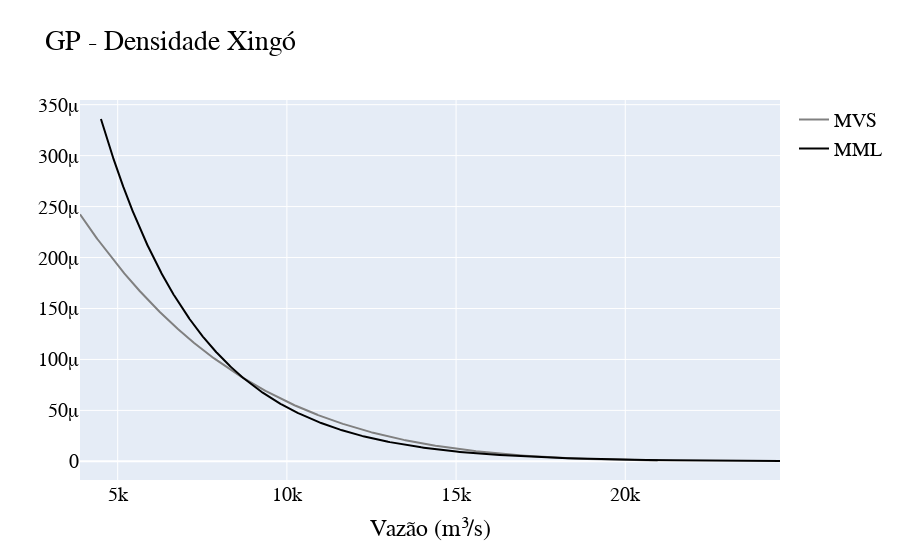
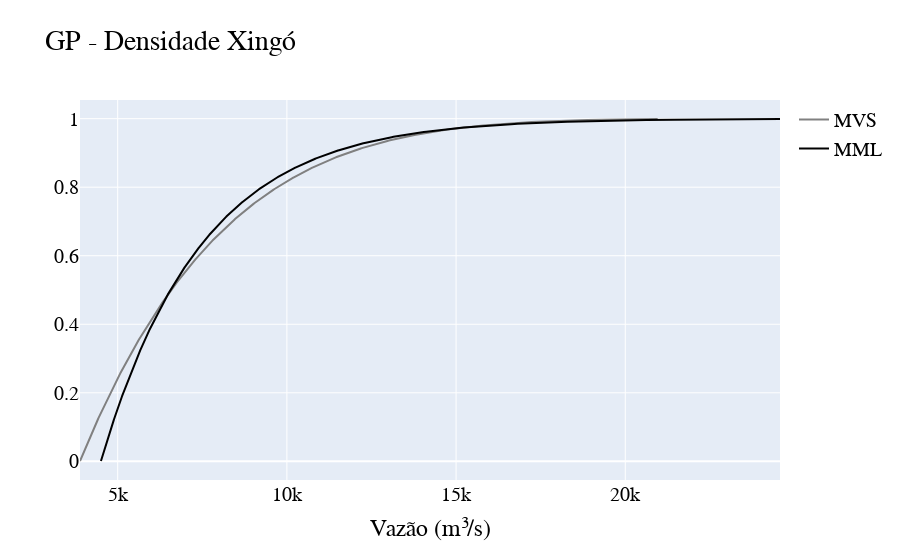

Notebook code cell kept with these figures, in order:
### Markdown cell above
##### Visualizando distribuições pelos dois estimadores

### Code cell
#Definindo legenda
fig_density_mml_pareto['data'][0].name = "MML"
fig_density_mvs_pareto['data'][0].name = "MVS"

#Ajustando cor dos gráficos
fig_density_mml_pareto['data'][0].line.color = 'rgb(0, 0, 0)'

#Densidade
fig_density = go.Figure(data = fig_density_mvs_pareto['data'] + fig_density_mml_pareto['data'])

fig_density.update_layout(
    title="GP - Densidade Xingó",
    xaxis_title="Vazão (m³/s)",
    showlegend=True,
    font=dict(family='Time New Roman', size=20, color='rgb(0,0,0)')) 

fig_density.show()


#Acumulado

#Definindo legenda
fig_acum_mml_pareto['data'][0].name = "MML"
fig_acum_mvs_pareto['data'][0].name = "MVS"

#Ajustando cor dos gráficos
fig_acum_mml_pareto['data'][0].line.color = 'rgb(0, 0, 0)'

fig_acum = go.Figure(data = fig_acum_mvs_pareto['data'] + fig_acum_mml_pareto['data'])

fig_acum.update_layout(
    title="GP - Densidade Xingó",
    xaxis_title="Vazão (m³/s)",
    showlegend=True,
    font=dict(family='Time New Roman', size=20, color='rgb(0,0,0)')) 

fig_acum.show()

### Figure 1 — Plotly figure (JSON) as saved in the notebook; plotly's stock layout.template omitted (floating-point values rounded to 4 significant figures; data arrays with more than 128 entries replaced by an {"elided": "..."} marker saying what was removed)
{"data": [{"line": {"color": "rgb(128, 128, 128)", "width": 2}, "name": "MVS", "type": "scatter", "x": {"elided": "999 float values"}, "y": {"elided": "999 float values"}}, {"line": {"color": "rgb(0, 0, 0)", "width": 2}, "name": "MML", "type": "scatter", "x": {"elided": "999 float values"}, "y": {"elided": "999 float values"}}], "layout": {"font": {"color": "rgb(0,0,0)", "family": "Time New Roman", "size": 20}, "showlegend": true, "title": {"text": "GP - Densidade Xingó"}, "xaxis": {"title": {"text": "Vazão (m³/s)"}}}}

### Figure 2 — Plotly figure (JSON) as saved in the notebook; plotly's stock layout.template omitted (floating-point values rounded to 4 significant figures; data arrays with more than 128 entries replaced by an {"elided": "..."} marker saying what was removed)
{"data": [{"line": {"color": "rgb(128, 128, 128)", "width": 2}, "name": "MVS", "type": "scatter", "x": {"elided": "999 float values"}, "y": {"elided": "999 float values"}}, {"line": {"color": "rgb(0, 0, 0)", "width": 2}, "name": "MML", "type": "scatter", "x": {"elided": "999 float values"}, "y": {"elided": "999 float values"}}], "layout": {"font": {"color": "rgb(0,0,0)", "family": "Time New Roman", "size": 20}, "showlegend": true, "title": {"text": "GP - Densidade Xingó"}, "xaxis": {"title": {"text": "Vazão (m³/s)"}}}}
